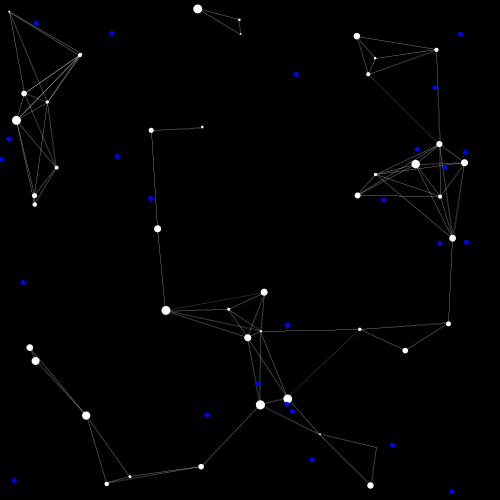
Frame 1 (no input)
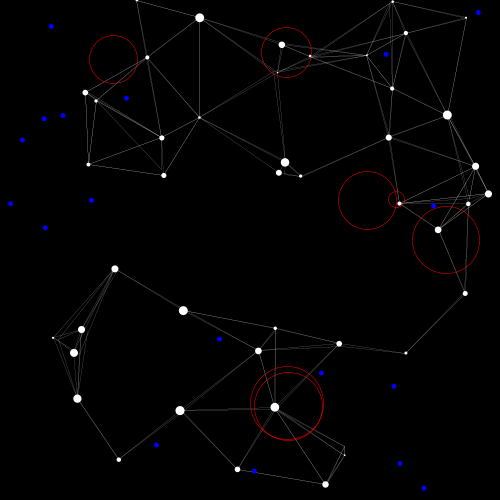
Frame 60 (the mouse pressed at the canvas centre just before this capture)
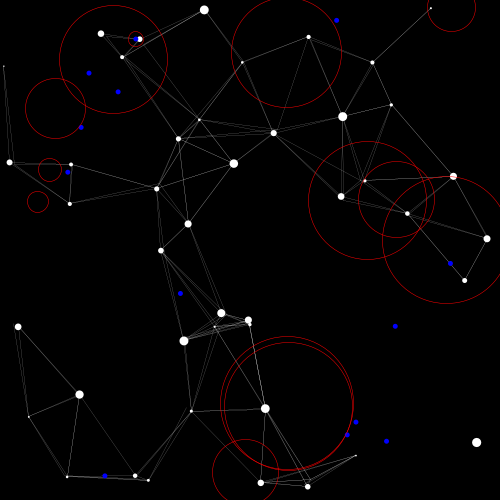
Frame 120 (the mouse held since frame 60 and released just before this capture)

The Processing sketch that drew these frames (run headless with seeded random() and noise(); from frame 60 on, the mouse is pressed at the canvas centre):

// Processing sketch: processing_75377
// ── processing_75377.pde

int NUM_THINGS = 45;
Thing[] things = new Thing[NUM_THINGS];
int NUM_THING2S = 25;
Thing2[] thing2s = new Thing2[NUM_THING2S];
int max_thing2s = 200;
Thing2[] thing22s = new Thing2[max_thing2s];
int cnt2s = 0;

void setup()
{
  size(500, 500);
  smooth();

  for (int i = 0; i < NUM_THINGS; i++)
  {
    things[i] = new Thing();   // populating the array
    things[i].x = random(0, width);
    things[i].y = random(0, height);
    things[i].direction = random(0, 360);
  }
  
  for (int i = 0; i < NUM_THING2S; i++)
  {
    thing2s[i] = new Thing2(0, 0, 0, false);
    thing2s[i].x = random(0, width);
    thing2s[i].y = random(0, height);
    thing2s[i].direction = random(0, 360);
  }
}

void draw()
{
  //bg is not conceptually part of the class
  background(0, 0, 0);

  //call the method update everytime I draw
  for (int i = 0; i < NUM_THINGS; i++)
  {
    things[i].update();
  }
  
  for (int i = 0; i < NUM_THING2S; i++)
  {
    thing2s[i].update();
  }
  
  for(int i = 0; i < cnt2s; i++)
  {
    thing22s[i].update();
  }
}

///////////////////////////////////////////////////////

class Thing
{
  //parameters of my thing
  float charge = random(-10, 10);
  float diameterr = charge;
  float x;
  float y;
  float speed = 1;
  float direction = 0;
  float force = 0;
  int col = #FFFFFF;
 
  //Constructor function - same name as the class
  Thing()
  {
  }
 
  //method(s) for my thing
  void update()
  {
    strokeWeight(0.1);
    float dX = cos(radians(direction))*speed;
    float dY = sin(radians(direction))*speed;
 
    //the result are the steps in the vertical and horizontal direction
    x = x + dX;
    y = y + dY;
 
    //managing borders
    if (x > width) x = 0;
    if (x < 0) x = width;
    if (y > height) y = 0;
    if (y < 0) y = height;
    
    //draw the thing  
    fill(col);
    noStroke();
    ellipse(x, y, diameterr, diameterr);
    
    if (speed > 6) speed = 6;
    if (speed < -6) speed = -6;

    for (int i = 0; i < NUM_THINGS; i++)
    {
      Thing other = things[i];
      if (this != other)
      {
        if (dist(x, y, other.x, other.y) < 100)
        {
          stroke(255);
          line(x, y, other.x, other.y);
          force = (charge*other.charge)/sq(dist(x, y, other.x, other.y));
          speed += force;
          direction = -direction;
        }
      }
    }
    ////////////
  }
}

///////////////////////////////////////////////////////

class Thing2
{
  //parameters of my thing
  float diameterr = 5;
  float x;
  float y;
  float speed = 1;
  float direction = 0;
  int col = #0000FF;
  Splash s = new Splash(x, y, 2000);
  boolean dead = false;
 
  //Constructor function - same name as the class
  Thing2(float xx, float yy, float dd, boolean m)
  {
    if (m == true)
    {
      x = xx;
      y = yy;
      direction = dd;
    }
  }
 
  //method(s) for my thing
  void update()
  {
    if (dead == false)
      {
      float dX = cos(radians(direction))*speed;
      float dY = sin(radians(direction))*speed;
   
      //the result are the steps in the vertical and horizontal direction
      x = x + dX;
      y = y + dY;
   
      //managing borders
      if (x > width) x = 0;
      if (x < 0) x = width;
      if (y > height) y = 0;
      if (y < 0) y = height;
      
      //draw the thing  
      fill(col);
      noStroke();
      ellipse(x, y, diameterr, diameterr);
      
      if (speed > 6) speed = 6;
      if (speed < -6) speed = -6;
  
      col = #0000FF;
      diameterr = 5;
      for (int i = 0; i < NUM_THINGS; i++)
      {
        Thing other = things[i];
        if (dist(x, y, other.x, other.y) < 5)
        {
          col = #FF0000;
          diameterr = 10;
          s = new Splash(x, y, 5);
          dead = true;
        }
      }
    }
    s.update();
    ////////////
  }
}

//////////////////////////////////////////////////////

class Splash
{
  float x;
  float y;
  int cnt;

  Splash(float cx, float cy, int c)
  {
    x = cx;
    y = cy;
    cnt = c;
  }

  void update()
  {
    stroke(255, 0, 0);
    strokeWeight(0.5);
    noFill();
    ellipse(x, y, 10+cnt, 10+cnt);
    
    cnt++;
  }
}

void mouseClicked()
{
  thing22s[cnt2s] = new Thing2(mouseX, mouseY, random(0, 360), true);
  if (cnt2s < max_thing2s-1) cnt2s++;
}
